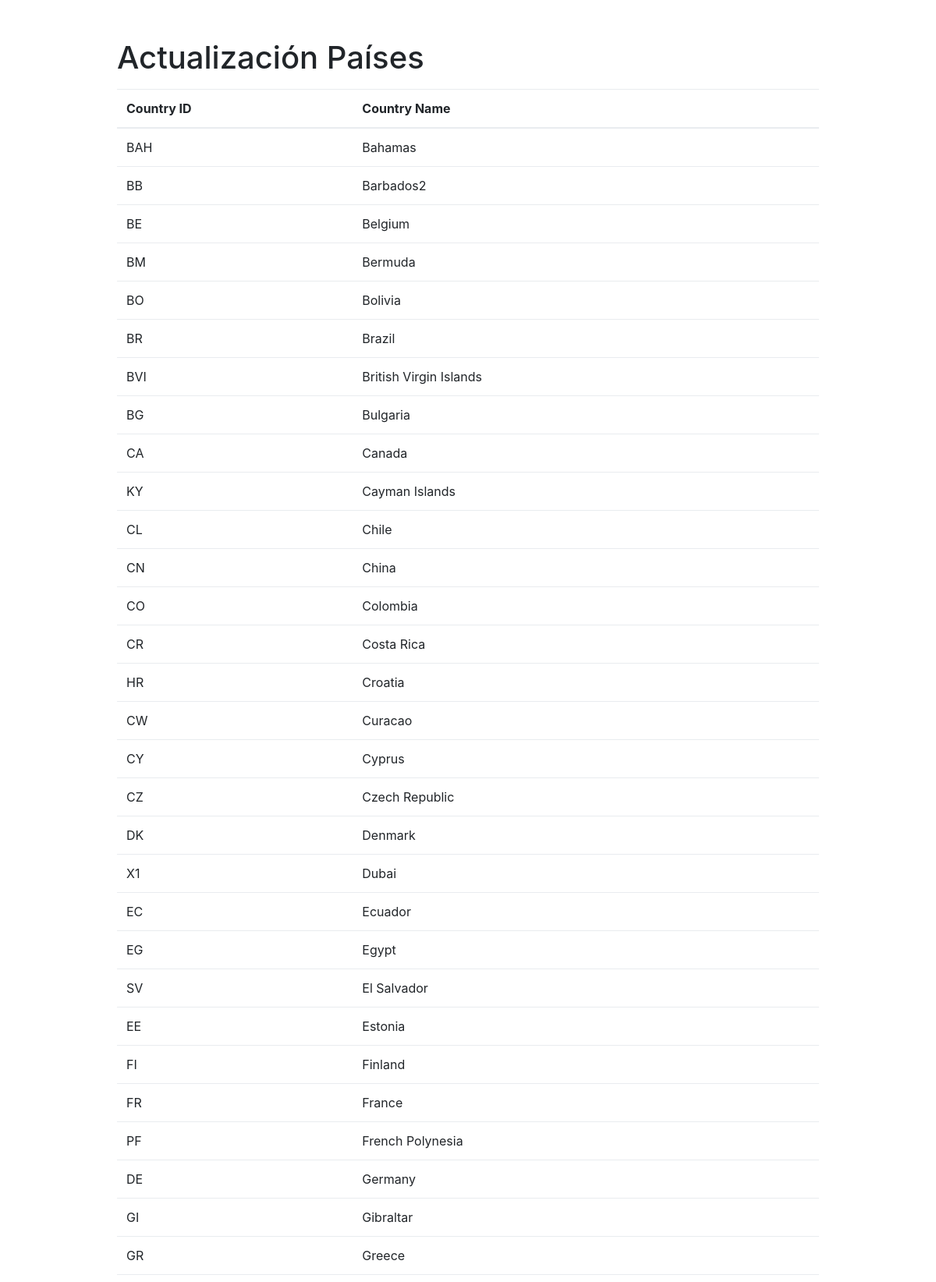
Page /updateCountry.php (upper part) on the committed database.
### tables this page shows
CREATE TABLE `josed_countries` (
  `country_id` varchar(4) NOT NULL,
  `country_name` varchar(100) NOT NULL
);

### updateCountry.php (the view, shortened to what this page needs)
<?php
include_once("connection.php");
$sql = "SELECT * FROM `josed_countries` limit 0,100 ";
$queryRecords = mysqli_query($conn, $sql) or die("error to fetch employees data");
?>
<!DOCTYPE html>
<html lang="en">
<head>
<link rel="stylesheet" href="css/bootstrap.min.css" >
</head>
<body>
<div class="form-group" style="padding:50px 150px;">
<h1>Actualización Países</h1>
<table id="employee_grid" class="table table-hover" cellspacing="0">
   <thead>
      <tr>
         <th>Country ID</th>
         <th>Country Name</th>
      </tr>
   </thead>
   <tbody id="_editable_table">
      <?php foreach($queryRecords as $res) :?>
      <tr data-row-id="<?php echo $res['country_id'];?>">
         <td class="editable-col" maxlength="3" contenteditable="true" col-index='0' oldVal ="<?php echo $res['country_id'];?>"><?php echo $res['country_id'];?></td>
         <td class="editable-col" contenteditable="true" col-index='1' oldVal ="<?php echo $res['country_name'];?>"><?php echo $res['country_name'];?></td>
      </tr>
    <?php endforeach;?>
   </tbody>
</table>
</div>
</body>
</html>

### rows in the picture
josed_countries: country_id "BAH", country_name "Bahamas"
josed_countries: country_id "BB", country_name "Barbados2"
josed_countries: country_id "BE", country_name "Belgium"
josed_countries: country_id "BM", country_name "Bermuda"
josed_countries: country_id "BO", country_name "Bolivia"
josed_countries: country_id "BR", country_name "Brazil"
josed_countries: country_id "BVI", country_name "British Virgin Islands"
josed_countries: country_id "BG", country_name "Bulgaria"
josed_countries: country_id "CA", country_name "Canada"
josed_countries: country_id "KY", country_name "Cayman Islands"
josed_countries: country_id "CL", country_name "Chile"
josed_countries: country_id "CN", country_name "China"
josed_countries: country_id "CO", country_name "Colombia"
josed_countries: country_id "CR", country_name "Costa Rica"
josed_countries: country_id "HR", country_name "Croatia"
josed_countries: country_id "CW", country_name "Curacao"
josed_countries: country_id "CY", country_name "Cyprus"
josed_countries: country_id "CZ", country_name "Czech Republic"
josed_countries: country_id "DK", country_name "Denmark"
josed_countries: country_id "X1", country_name "Dubai"
josed_countries: country_id "EC", country_name "Ecuador"
josed_countries: country_id "EG", country_name "Egypt"
josed_countries: country_id "SV", country_name "El Salvador"
josed_countries: country_id "EE", country_name "Estonia"
josed_countries: country_id "FI", country_name "Finland"
josed_countries: country_id "FR", country_name "France"
josed_countries: country_id "PF", country_name "French Polynesia"
josed_countries: country_id "DE", country_name "Germany"
josed_countries: country_id "GI", country_name "Gibraltar"
josed_countries: country_id "GR", country_name "Greece"
